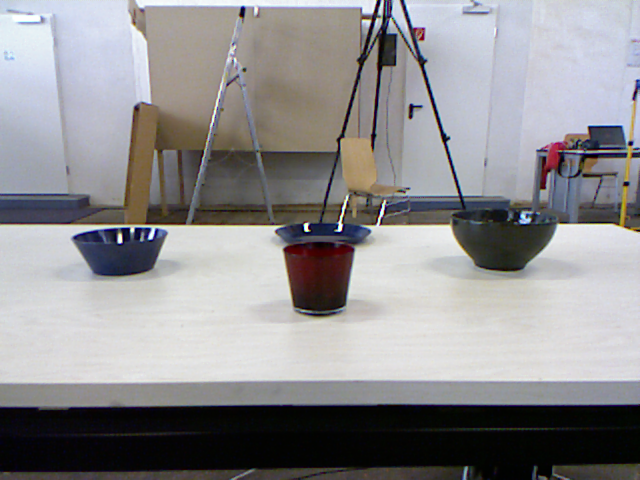
#> input picture VGGT_Evaluation/Datasets/Plates/RGB/1311873053.458608.png, 640 x 480 px; its folder holds only this picture in this run
$ python smart_calibration_discriminative.py   (older library calls are emulated)
#> lines starting #> are read from the running program, lines starting #| are printed output that depends on the picture
import cv2
import numpy as np
import os
import glob
import matplotlib.pyplot as plt
from tqdm import tqdm

# --- CONFIGURATION ---
# 1. Folder containing ONLY your 40 selected 'Good' images
GOOD_DIR = "/path/to/your/40_good_frames"

# 2. Folder containing the ENTIRE dataset (Good + Bad mixed is fine)
FULL_DATASET_DIR = "/path/to/full/dataset/rgb"

def get_metrics(image_path):
    img = cv2.imread(image_path)
#> img is the input picture: shape (480, 640, 3); mean B, G, R 144.6, 142.6, 143.7
    if img is None: return None
    gray = cv2.cvtColor(img, cv2.COLOR_BGR2GRAY)
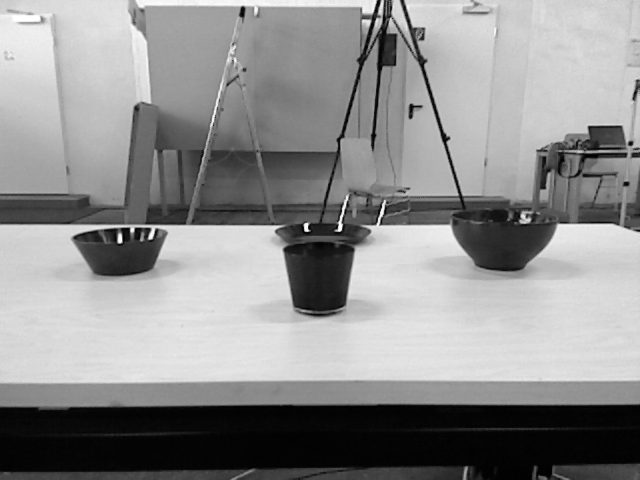
#> gray: shape (480, 640); min 1, max 254, mean 143.1

    # Blur (Variance of Laplacian)
    blur = cv2.Laplacian(gray, cv2.CV_64F).var()
#> blur = 239.7

    # Entropy (Shannon)
    hist = cv2.calcHist([gray], [0], None, [256], [0, 256])
#> hist = 256 values, max 11702 at index 4, min 0 at index 0, mean 1200
    hist_norm = hist.ravel() / (hist.sum() + 1e-7)
#> hist_norm = 256 values, max 0.0381 at index 4, min 0 at index 0, mean 0.00391
    hist_norm = hist_norm[hist_norm > 0]
#> hist_norm = 254 values, max 0.0381 at index 3, min 4.23e-05 at index 251, mean 0.00394
    entropy = -np.sum(hist_norm * np.log2(hist_norm))
#> entropy = 7.31

    return blur, entropy

def find_optimal_threshold(good_vals, bad_vals, metric_name):
    """
    Finds the cutoff that best separates the two distributions.
    Uses a simple Linear Discriminant Analysis (LDA) approximation.
    """
    good_mean = np.mean(good_vals)
    bad_mean = np.mean(bad_vals)

    good_std = np.std(good_vals)
    bad_std = np.std(bad_vals)

    # Calculate the intersection point of the two Gaussian distributions
    # Simple weighted average based on standard deviation (inverse variance weighting)
    # If bad data is very messy (high std), we trust the good data more.

    if good_mean > bad_mean:
        # We expect Good > Bad (like Blur)
        # Optimal cut is somewhere between the means
        cutoff = (good_mean * bad_std + bad_mean * good_std) / (good_std + bad_std)

        # Safety: Ensure cutoff isn't higher than the worst 'Good' frame
        # (We don't want to throw away frames you explicitly said were good)
        min_good = np.min(good_vals)
        if cutoff > min_good:
            print(f"  [Adjusting] Calculated optimal {metric_name} ({cutoff:.2f}) was too strict.")
            print(f"  Lowering to minimum 'Good' value: {min_good:.2f}")
            cutoff = min_good * 0.95 # 5% safety margin

    else:
        # We expect Good < Bad (rare for these metrics, but possible for others)
        cutoff = (good_mean * bad_std + bad_mean * good_std) / (good_std + bad_std)

    return cutoff

def main():
    print("--- 1. Scanning 'Good' Frames ---")
    good_files = set(os.path.basename(f) for f in glob.glob(os.path.join(GOOD_DIR, "*.png")))
    good_paths = glob.glob(os.path.join(GOOD_DIR, "*.png"))

    good_blurs = []
    good_entropies = []

    for f in tqdm(good_paths):
        b, e = get_metrics(f)
        good_blurs.append(b)
        good_entropies.append(e)

    print(f"\n--- 2. Scanning 'Bad' Frames (From Full Dataset) ---")
    # We identify 'Bad' frames as anything in Full Dataset NOT in the Good folder
    all_paths = glob.glob(os.path.join(FULL_DATASET_DIR, "*.png"))

    bad_blurs = []
    bad_entropies = []

    count = 0
    # Limit processing to ~500 bad frames to save time if dataset is huge
    MAX_BAD_SAMPLES = 500

    for f in tqdm(all_paths):
        if os.path.basename(f) in good_files:
            continue # Skip the good ones

        # This is a "Bad" (or unselected) frame
        b, e = get_metrics(f)
#> b = 239.7; e = 7.31
        bad_blurs.append(b)
        bad_entropies.append(e)

        count += 1
        if count >= MAX_BAD_SAMPLES: break

    # Convert to arrays
    good_blurs = np.array(good_blurs)
    bad_blurs = np.array(bad_blurs)
#> bad_blurs = [239.7]
    good_entropies = np.array(good_entropies)
    bad_entropies = np.array(bad_entropies)
#> bad_entropies = [7.31]

    print("\n" + "="*40)
    print("       OPTIMAL THRESHOLD CALCULATION")
    print("="*40)

    # --- BLUR ANALYSIS ---
    print(f"\n[BLUR METRIC]")
    print(f"  Good Mean: {good_blurs.mean():.2f} (Std: {good_blurs.std():.2f})")
    print(f"  Bad Mean:  {bad_blurs.mean():.2f}  (Std: {bad_blurs.std():.2f})")
#|   Bad Mean:  239.68  (Std: 0.00)

    blur_cutoff = find_optimal_threshold(good_blurs, bad_blurs, "Blur")
#> in find_optimal_threshold, `bad_mean = np.mean(bad_vals)`: bad_mean = 239.7
#> in find_optimal_threshold, `bad_std = np.std(bad_vals)`: bad_std = 0
#> in find_optimal_threshold, `cutoff = (good_mean * bad_std + bad_mean * good_std) / (good_std + bad..`: cutoff = nan
#> blur_cutoff = nan
    print(f"  >> RECOMMENDED BLUR THRESHOLD: {blur_cutoff:.2f}")
#|   >> RECOMMENDED BLUR THRESHOLD: nan

    # --- ENTROPY ANALYSIS ---
    print(f"\n[ENTROPY METRIC]")
    print(f"  Good Mean: {good_entropies.mean():.2f} (Std: {good_entropies.std():.2f})")
    print(f"  Bad Mean:  {bad_entropies.mean():.2f}  (Std: {bad_entropies.std():.2f})")
#|   Bad Mean:  7.31  (Std: 0.00)

    entropy_cutoff = find_optimal_threshold(good_entropies, bad_entropies, "Entropy")
#> entropy_cutoff = nan
    print(f"  >> RECOMMENDED ENTROPY THRESHOLD: {entropy_cutoff:.2f}")
#|   >> RECOMMENDED ENTROPY THRESHOLD: nan

    # --- VISUALIZATION ---
    print("\nGenerating distribution plots...")
    plt.figure(figsize=(12, 5))

    # Plot Blur
    plt.subplot(1, 2, 1)
    plt.hist(good_blurs, bins=20, alpha=0.6, label='Good', color='green', density=True)
    plt.hist(bad_blurs, bins=20, alpha=0.6, label='Bad/Ignored', color='red', density=True)
    plt.axvline(blur_cutoff, color='black', linestyle='--', linewidth=2, label=f'Cutoff: {blur_cutoff:.1f}')
    plt.title('Blur Distribution')
    plt.legend()

    # Plot Entropy
    plt.subplot(1, 2, 2)
    plt.hist(good_entropies, bins=20, alpha=0.6, label='Good', color='green', density=True)
    plt.hist(bad_entropies, bins=20, alpha=0.6, label='Bad/Ignored', color='red', density=True)
    plt.axvline(entropy_cutoff, color='black', linestyle='--', linewidth=2, label=f'Cutoff: {entropy_cutoff:.2f}')
    plt.title('Entropy Distribution')
    plt.legend()

    plt.tight_layout()
    plt.savefig("calibration_result.png")
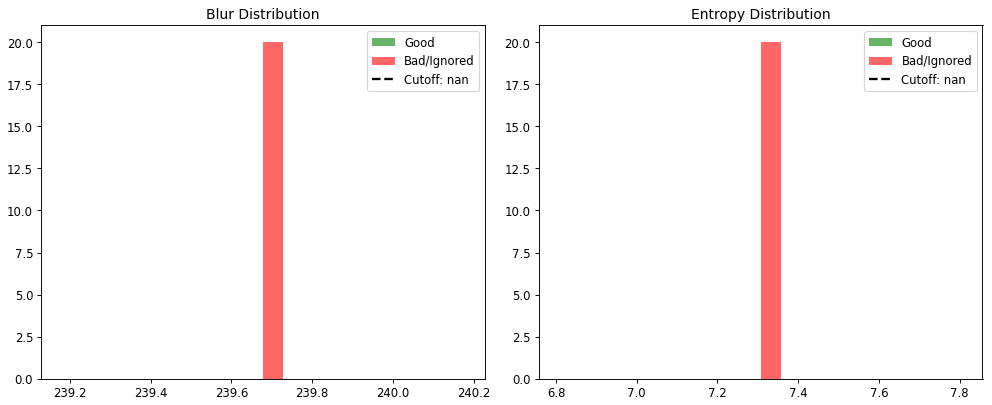
#> figure drawn by matplotlib, 2 panels; panel 1: tallest bar 20 high, from x = 239.7 to 239.7; panel 2: tallest bar 20 high, from x = 7.31 to 7.36
    print("Saved plot to 'calibration_result.png'. Check it to verify the separation.")
    print("="*40)

if __name__ == "__main__":
    main()

$ run again, on VGGT_Evaluation/Datasets/Plates/RGB/1311873064.323764.png
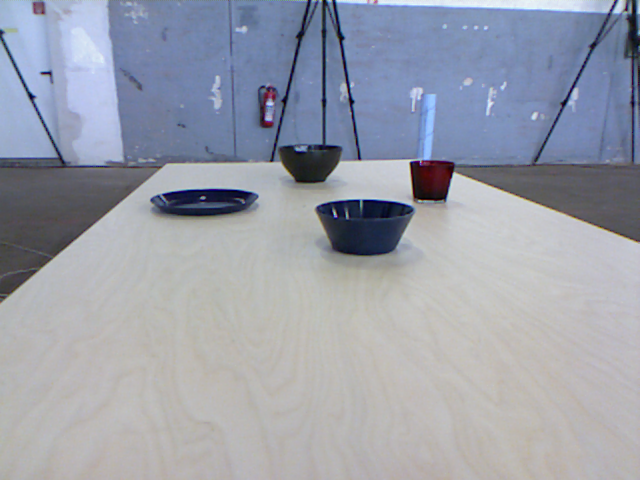
#> input picture VGGT_Evaluation/Datasets/Plates/RGB/1311873064.323764.png, 640 x 480 px
#> in get_metrics, img is the input picture: shape (480, 640, 3); mean B, G, R 170.8, 159, 154.6
#> in get_metrics, `gray = cv2.cvtColor(img, cv2.COLOR_BGR2GRAY)`:
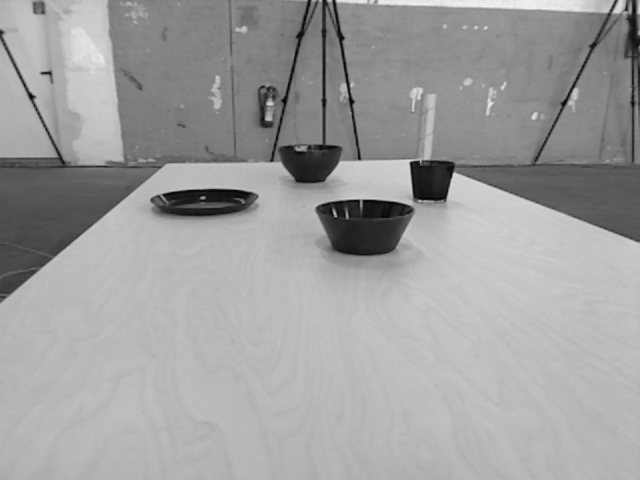
#> gray: shape (480, 640); min 1, max 246, mean 159
#> blur = 103
#> hist = 256 values, max 15154 at index 186, min 0 at index 0, mean 1200
#> in get_metrics, `hist_norm = hist.ravel() / (hist.sum() + 1e-7)`: hist_norm = 256 values, max 0.0493 at index 186, min 0 at index 0, mean 0.00391
#> in get_metrics, `hist_norm = hist_norm[hist_norm > 0]`: hist_norm = 246 values, max 0.0493 at index 185, min 3.26e-06 at index 244, mean 0.00407
#> entropy = 6.5
#> b = 103; e = 6.5
#> bad_blurs = [103]
#> bad_entropies = [6.5]
#|   Bad Mean:  103.03  (Std: 0.00)
#> bad_mean = 103
#> bad_std = 0
#> cutoff = nan
#|   >> RECOMMENDED BLUR THRESHOLD: nan
#|   Bad Mean:  6.50  (Std: 0.00)
#|   >> RECOMMENDED ENTROPY THRESHOLD: nan
#> in main, `plt.savefig("calibration_result.png")`:
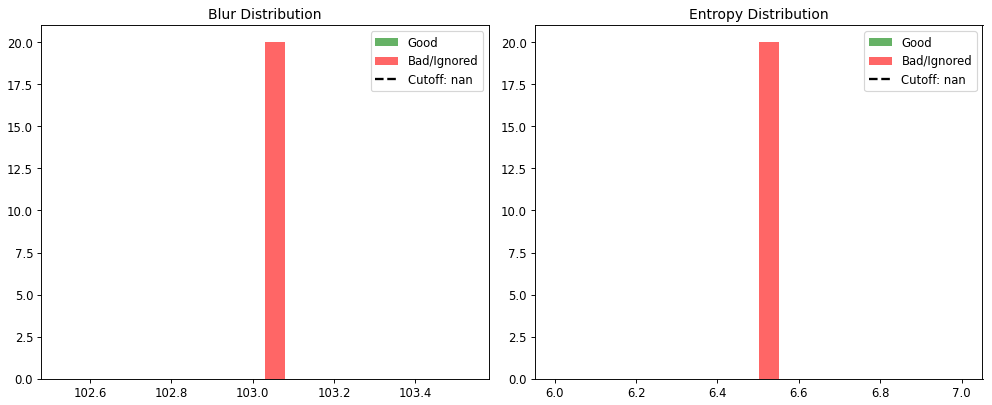
#> figure drawn by matplotlib, 2 panels; panel 1: tallest bar 20 high, from x = 103 to 103.1; panel 2: tallest bar 20 high, from x = 6.5 to 6.55

$ run again, on VGGT_Evaluation/Datasets/Plates/RGB/1311873067.891591.png
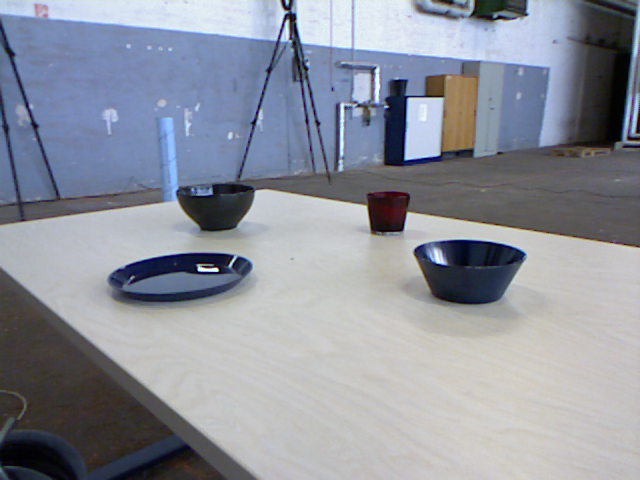
#> input picture VGGT_Evaluation/Datasets/Plates/RGB/1311873067.891591.png, 640 x 480 px
#> in get_metrics, img is the input picture: shape (480, 640, 3); mean B, G, R 156.5, 146, 141.8
#> in get_metrics, `gray = cv2.cvtColor(img, cv2.COLOR_BGR2GRAY)`:
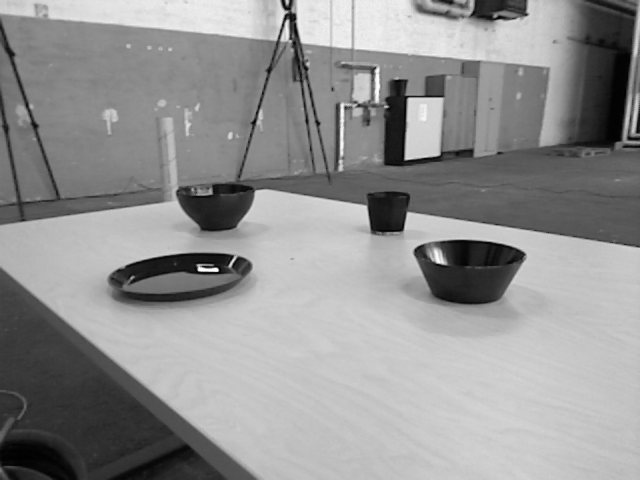
#> gray: shape (480, 640); min 1, max 254, mean 145.9
#> blur = 136
#> hist = 256 values, max 8285 at index 198, min 0 at index 0, mean 1200
#> in get_metrics, `hist_norm = hist.ravel() / (hist.sum() + 1e-7)`: hist_norm = 256 values, max 0.027 at index 198, min 0 at index 0, mean 0.00391
#> in get_metrics, `hist_norm = hist_norm[hist_norm > 0]`: hist_norm = 254 values, max 0.027 at index 197, min 9.77e-06 at index 250, mean 0.00394
#> entropy = 7.24
#> b = 136; e = 7.24
#> bad_blurs = [136]
#> bad_entropies = [7.24]
#|   Bad Mean:  136.01  (Std: 0.00)
#> bad_mean = 136
#> bad_std = 0
#> cutoff = nan
#|   >> RECOMMENDED BLUR THRESHOLD: nan
#|   Bad Mean:  7.24  (Std: 0.00)
#|   >> RECOMMENDED ENTROPY THRESHOLD: nan
#> in main, `plt.savefig("calibration_result.png")`:
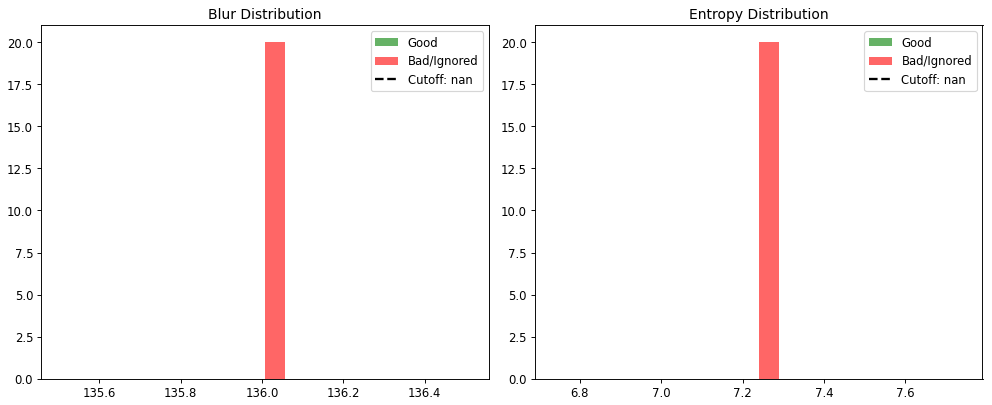
#> figure drawn by matplotlib, 2 panels; panel 1: tallest bar 20 high, from x = 136 to 136.1; panel 2: tallest bar 20 high, from x = 7.24 to 7.29

$ run again, on VGGT_Evaluation/Datasets/Plates/RGB/1311873068.824120.png
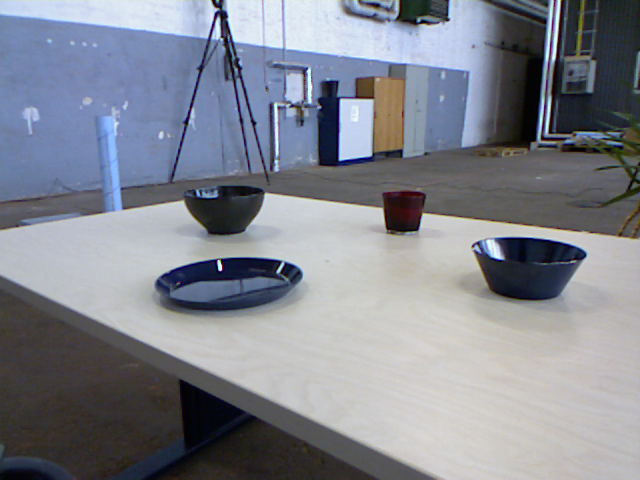
#> input picture VGGT_Evaluation/Datasets/Plates/RGB/1311873068.824120.png, 640 x 480 px
#> in get_metrics, img is the input picture: shape (480, 640, 3); mean B, G, R 142.8, 133.2, 129.6
#> in get_metrics, `gray = cv2.cvtColor(img, cv2.COLOR_BGR2GRAY)`:
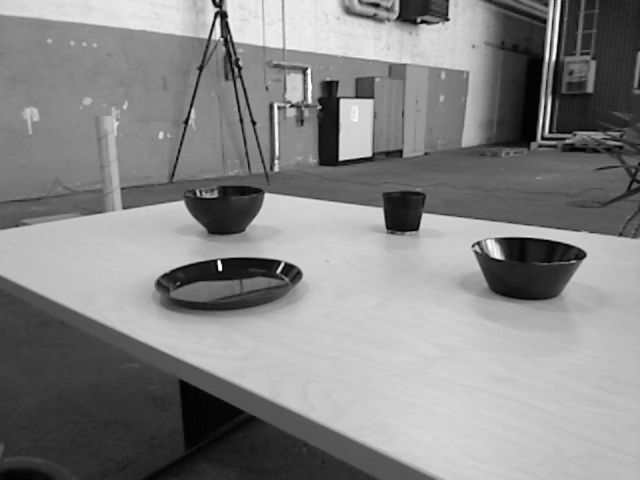
#> gray: shape (480, 640); min 1, max 254, mean 133.2
#> blur = 177.7
#> hist = 256 values, max 5239 at index 198, min 0 at index 0, mean 1200
#> in get_metrics, `hist_norm = hist.ravel() / (hist.sum() + 1e-7)`: hist_norm = 256 values, max 0.0171 at index 198, min 0 at index 0, mean 0.00391
#> in get_metrics, `hist_norm = hist_norm[hist_norm > 0]`: hist_norm = 254 values, max 0.0171 at index 197, min 1.3e-05 at index 251, mean 0.00394
#> entropy = 7.45
#> b = 177.7; e = 7.45
#> bad_blurs = [177.7]
#> bad_entropies = [7.45]
#|   Bad Mean:  177.72  (Std: 0.00)
#> bad_mean = 177.7
#> bad_std = 0
#> cutoff = nan
#|   >> RECOMMENDED BLUR THRESHOLD: nan
#|   Bad Mean:  7.45  (Std: 0.00)
#|   >> RECOMMENDED ENTROPY THRESHOLD: nan
#> in main, `plt.savefig("calibration_result.png")`:
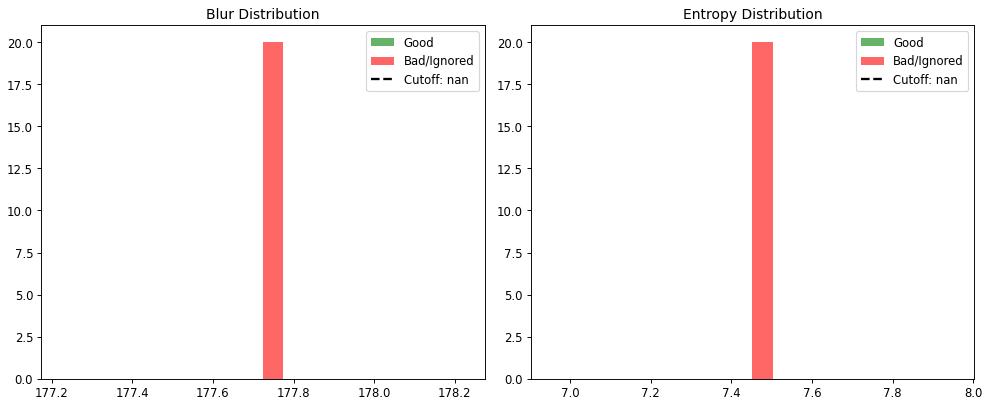
#> figure drawn by matplotlib, 2 panels; panel 1: tallest bar 20 high, from x = 177.7 to 177.8; panel 2: tallest bar 20 high, from x = 7.45 to 7.5

$ run again, on VGGT_Evaluation/Datasets/Plates/RGB/1311873057.355847.png
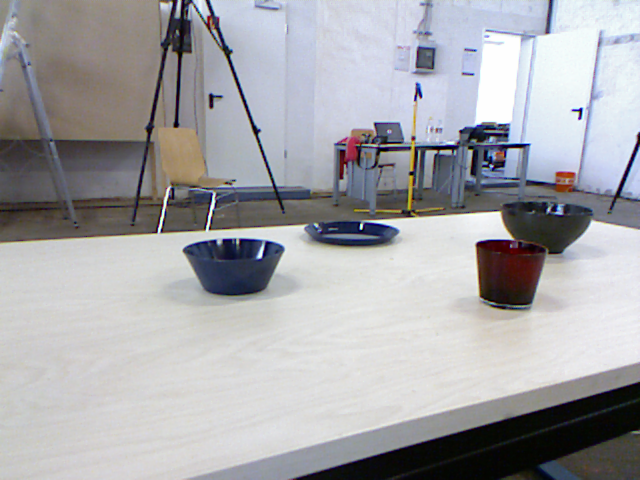
#> input picture VGGT_Evaluation/Datasets/Plates/RGB/1311873057.355847.png, 640 x 480 px
#> in get_metrics, img is the input picture: shape (480, 640, 3); mean B, G, R 169.2, 165.7, 165.6
#> in get_metrics, `gray = cv2.cvtColor(img, cv2.COLOR_BGR2GRAY)`:
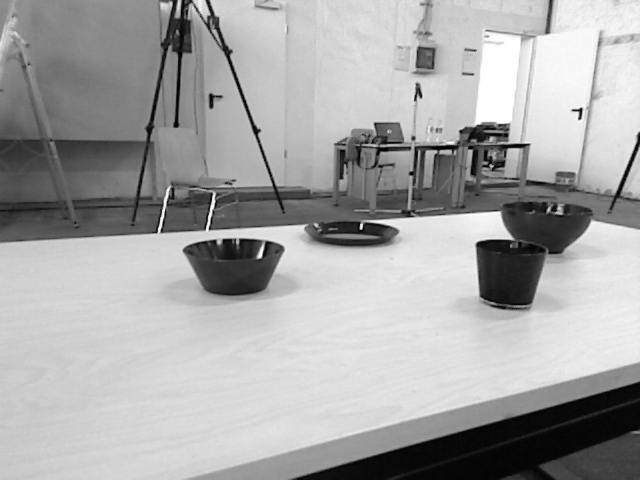
#> gray: shape (480, 640); min 1, max 254, mean 166.1
#> blur = 262.3
#> hist = 256 values, max 5876 at index 209, min 0 at index 0, mean 1200
#> in get_metrics, `hist_norm = hist.ravel() / (hist.sum() + 1e-7)`: hist_norm = 256 values, max 0.0191 at index 209, min 0 at index 0, mean 0.00391
#> in get_metrics, `hist_norm = hist_norm[hist_norm > 0]`: hist_norm = 254 values, max 0.0191 at index 208, min 0.000111 at index 0, mean 0.00394
#> entropy = 7.37
#> b = 262.3; e = 7.37
#> bad_blurs = [262.3]
#> bad_entropies = [7.37]
#|   Bad Mean:  262.28  (Std: 0.00)
#> bad_mean = 262.3
#> bad_std = 0
#> cutoff = nan
#|   >> RECOMMENDED BLUR THRESHOLD: nan
#|   Bad Mean:  7.37  (Std: 0.00)
#|   >> RECOMMENDED ENTROPY THRESHOLD: nan
#> in main, `plt.savefig("calibration_result.png")`:
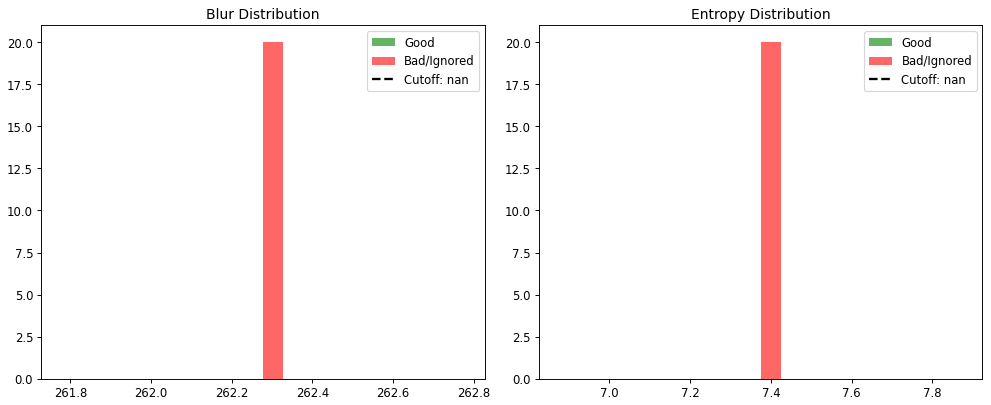
#> figure drawn by matplotlib, 2 panels; panel 1: tallest bar 20 high, from x = 262.3 to 262.3; panel 2: tallest bar 20 high, from x = 7.37 to 7.42
